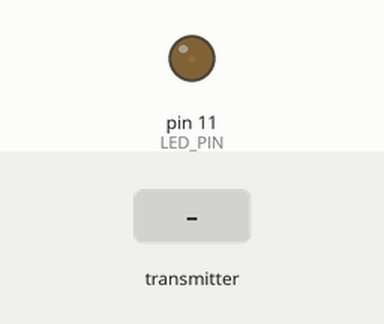
A sketch run on a simulated Arduino Uno, built with avr-gcc and run on an emulated ATmega328P. On the bench: output pins drawn as LEDs (lit = HIGH). The test bench sets the inputs (shaded band). No radio packets arrive unless stated.

Above: at 1.2 s.
1.3 s: the transmitter starts sending address = 0
At 2.3 s:
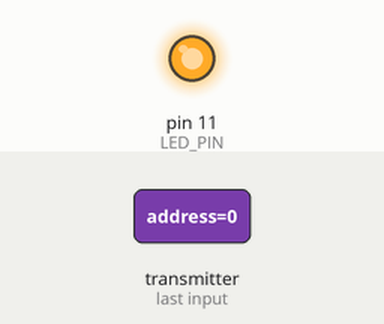
Timing chart, 0 to 4.3 s (numbered marks = the images above; inputs shaded):
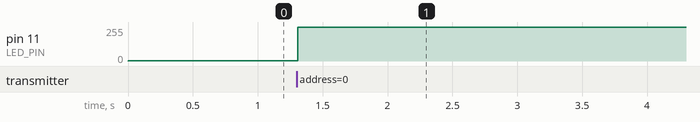

Measured:
- after the input at 1.3 s, pin 11 (LED_PIN): 1/255 → 255/255 at once

The sketch:

unit-at2313-nrf24.ino
```cpp
#include "RF24.h"

#define CE_PIN 12
#define CSN_PIN 13
#define LED_PIN 11

#define ADDRESS 0

#define LED_COUNT 20
#define LED_GROUPS_COUNT 5
#define GROUPS_ITEMS 4
#define WAVE_SPEED 16

#define GROUP_SIZE 4
#define GROUP_ID (byte)(ADDRESS/GROUP_SIZE)
#define LOCAL_GROUP_ADDRESS (ADDRESS % GROUP_SIZE)

struct package
{
  uint8_t address;
  uint8_t values[GROUPS_ITEMS];
};

RF24 radio(CE_PIN, CSN_PIN);
const uint64_t pipeIn = 0xE8E8F0F0E1LL;
unsigned long payload = 0;
uint8_t value = 1;

void setup() {
  // Setup and configure rf radio
  analogWrite(LED_PIN, value);
  radio.begin(); // Start up the radio
  radio.setDataRate(RF24_2MBPS);
  radio.setAutoAck(false); // Ensure autoACK is enabled
  radio.openReadingPipe(1, pipeIn); // Read on pipe 1 for device address '1Node'
  radio.startListening(); // Start listening
}

void loop(void){
  unsigned long started_waiting_at = micros(); // Set up a timeout period, get the current microseconds

  while ( !radio.available() ){ // While nothing is received
    if (micros() - started_waiting_at > 1000000 ){ // If waited longer than 1s, fade
      value = int((value*10+1)/11);
      if (value == 0) value = 1;
      analogWrite(LED_PIN, value);
      delay(100);
    }
  }

  struct package buffer; // Grab the response, compare, and send to debugging spew
  radio.read( &buffer, sizeof(struct package) );
  if( ((buffer.address >> 4) & 0x07) == GROUP_ID ) {
    value = buffer.values[LOCAL_GROUP_ADDRESS]-1;
    analogWrite(LED_PIN, value);
  }
}
```
